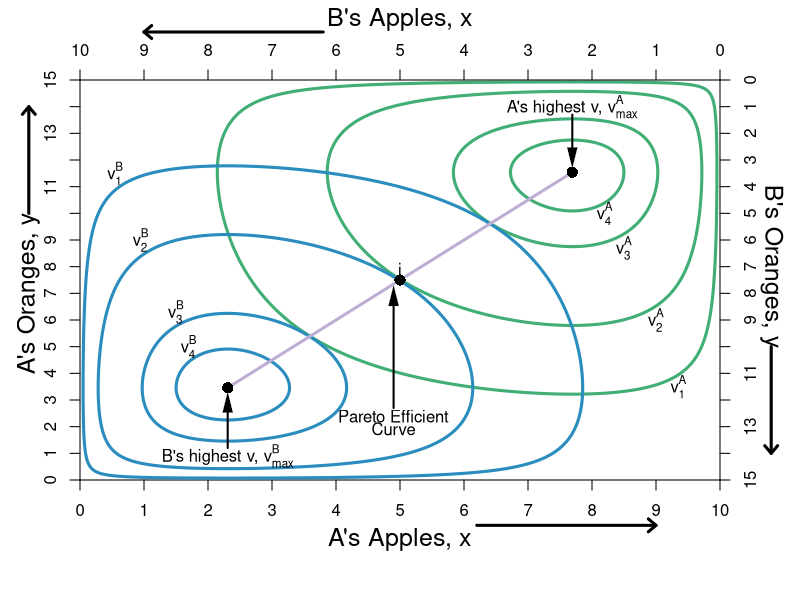

R code for this plot:
#Graph Designer: Simon Halliday & Madeleine Wettach '20
#Authors: Bowles, Foley and Halliday
#Title: Microeconomics: Competition, Conflict and Coordination
#based on 
#http://r.789695.n4.nabble.com/Indifference-curve-td4634746.html
#Graphics 
require(shape)
pdf(file = "property/step_by_step_graphs_5/property_hg_hgb_step3.pdf", width = 9, height = 7)

#Set parameters for graphics
axislabelsize <- 1.5
graphlinewidth <- 3

COL <- c("#7fc97f", "#beaed4", "#fdc086", "#ffff99", "#386cb0", "#f0027f", "#bf5b17", "#666666")
COLA <- c("#99d8c9","#66c2a4","#41ae76", "#238b45", "#005824")
COLB <- c("#4eb3d3", "#2b8cbe", "#0868ac","#084081")

par(mar =  c(6, 4, 4, 4))

uA <- function(x, y) {
  0.5*log(x) + 0.5*log(y) + 0.15*log(10 - x) + 0.15*log(15 - y)
}

uB <- function(x, y) {
  0.15*log(x) + 0.15*log(y) + 0.5*log(10 - x) + 0.5*log(15 - y) 
}

xlims <- c(0, 10)
ylims <- c(0, 15)

npts <- 501 
x <- seq(xlims[1], xlims[2], length.out = npts)
y <- seq(ylims[1], ylims[2], length.out = npts) 
a <- c(2.1, 2.357, 2.505, 2.54)
b <- c(2.1, 2.357, 2.505, 2.54)

#B's value when at A's bliss point
#0.35*log(5.88) + 0.35*log(8.88) + 0.5*log(10 - 5.88) + 0.5*log(15 - 8.88) 

#A's bliss point x = 7.69231, y = 11.5385
#A's value when at A's bliss point = 2.55465
#0.5*log(x) + 0.5*log(y) + 0.15*log(10 - x) + 0.15*log(15 - y)

#B's bliss point x = 2.30769, y = 3.46154
#B's value when at A's bliss point = 2.55465
#0.15*log(x) + 0.15*log(y) + 0.5*log(10 - x) + 0.5*log(15 - y)


plot(0, 0, xlim = xlims, ylim = ylims, type = "n",
     xlab = expression(paste("")),
     ylab = expression(paste("")), 
     xaxt = "n", 
     yaxt = "n", 
     cex.lab = axislabelsize, 
     bty = "n",
     xaxs="i", 
     yaxs="i")

ticksy <- seq(from = 0, to = 15, by = 1)
ylabels <- seq(from = 0, to = 15, by = 1)
ticksx <- seq(from = 0, to = 10, by = 1)
xlabels <- seq(from = 0, to = 10, by = 1)
axis(1, at = ticksx, pos = 0, labels = xlabels)
axis(2, at = ticksy, pos = 0, labels = ylabels, las = 0)


#persp(x, y, outer(x, y, u), ticktype="detailed") 
contour(x, y, 
        outer(x, y, uA),
        #labels = c("v1", "v2", "v3"),
        drawlabels = FALSE,
        col = COLA[3],
        #xlab = expression(paste("A's Apples, ", x)),
        #ylab = expression(paste("A's Oranges, ", y)),
        #cex.lab = axislabelsize,
        lwd = graphlinewidth,
        levels = a, 
        xaxs="i", 
        yaxs="i", 
        add = TRUE) 

mtext("A's Apples, x", side=1, line = 2.5, cex = axislabelsize)
text(-0.8, 7, expression(paste("A's Oranges, y")), xpd = TRUE, cex = axislabelsize, srt = 90) 

#Add arrows:
arrows(-0.8, 10, -0.8, 14, xpd = TRUE, length=0.1,angle=40,lwd=3)
arrows(6.2, -1.7, 9, -1.7, xpd = TRUE, length=0.1,angle=40,lwd=3)


contour(x, y, 
        outer(x, y, uB),
        drawlabels = FALSE,
        col = COLB[2],
        lwd = graphlinewidth,
        levels = b, 
        add = TRUE
) 

segments(2.30769, 3.46154, 7.69231, 11.5385, lty = 1, col = COL[2] , lwd = graphlinewidth)
text(4.9, 2.4, expression("Pareto Efficient"))
text(4.9, 1.9, expression("Curve"))
Arrows(4.9, 2.7, 4.9, 6.9, col = "black", lty = 1, lwd = 2, arr.type = "triangle", arr.lwd = 0.5)

#Label the iso-welfare functions for the HG, Aisha
text(9.35, 3.5, expression(v[1]^A))
text(9, 6, expression(v[2]^A))
text(8.5, 8.7, expression(v[3]^A))
text(8.2, 10, expression(v[4]^A))

#Label the indifference curves for the HG, Betty
text(0.55, 11.5, expression(v[1]^B))
text(0.95, 9, expression(v[2]^B))
text(1.5, 6.3, expression(v[3]^B))
text(1.7, 5, expression(v[4]^B))

#Label point i. 
points(5, 7.5, pch = 16, col = "black", cex = 1.5)
text(5, 7.9, expression(paste("i")))

#A's bliss point - 3.1073 is the value of u
points(x = 7.69231, y = 11.5385, pch = 16, col = "black", cex = 1.5)
text(7.69231, 14, expression(paste("A's highest v, ", v[max]^A)))
Arrows(7.69231, 13.7, 7.69231, 12.1, col = "black", lty = 1, lwd = 2, arr.type = "triangle", arr.lwd = 0.5)

#B's bliss point: 
points(x = 2.30769, y = 3.461547, pch = 16, col = "black", cex = 1.5)
text(x = 2.30769, y = 0.9, expression(paste("B's highest v, ", v[max]^B)))
Arrows(2.30769, 1.2, 2.30769, 2.9, col = "black", lty = 1, lwd = 2, arr.type = "triangle", arr.lwd = 0.5)



par(new = TRUE)

#Use the same x and ylims as previously, but with locations switched
xlims2 <- c(10, 0)
ylims2 <- c(15, 0)

#Leave the ylab and xlab blank to ensure no axes titles
plot(0, 0, xlim = xlims2, ylim = ylims2, type = "n",
     xlab = expression(paste("")),
     ylab = expression(paste("")),
     xaxt = "n", 
     yaxt = "n", 
     cex.lab = 1.3, 
     bty = "n",
     xaxs="i", 
     yaxs="i")

#Set up axes at sides 3 and 4 (top and right)
axis(side = 3, at = ticksx, pos = 0, labels = xlabels)
axis(side = 4, at = ticksy, pos = 0, labels = ylabels, las = 0)
mtext("B's Apples, x", side=3, line = 2.5, cex = axislabelsize)
text(-0.8, 7, expression(paste("B's Oranges, y")), xpd = TRUE, cex = axislabelsize, srt = 270) 

#Add arrows:
arrows(-0.8, 10, -0.8, 14, xpd = TRUE, length=0.1,angle=40,lwd=3)
arrows(6.2, -1.8, 9, -1.8, xpd = TRUE, length=0.1,angle=40,lwd=3)

dev.off()
